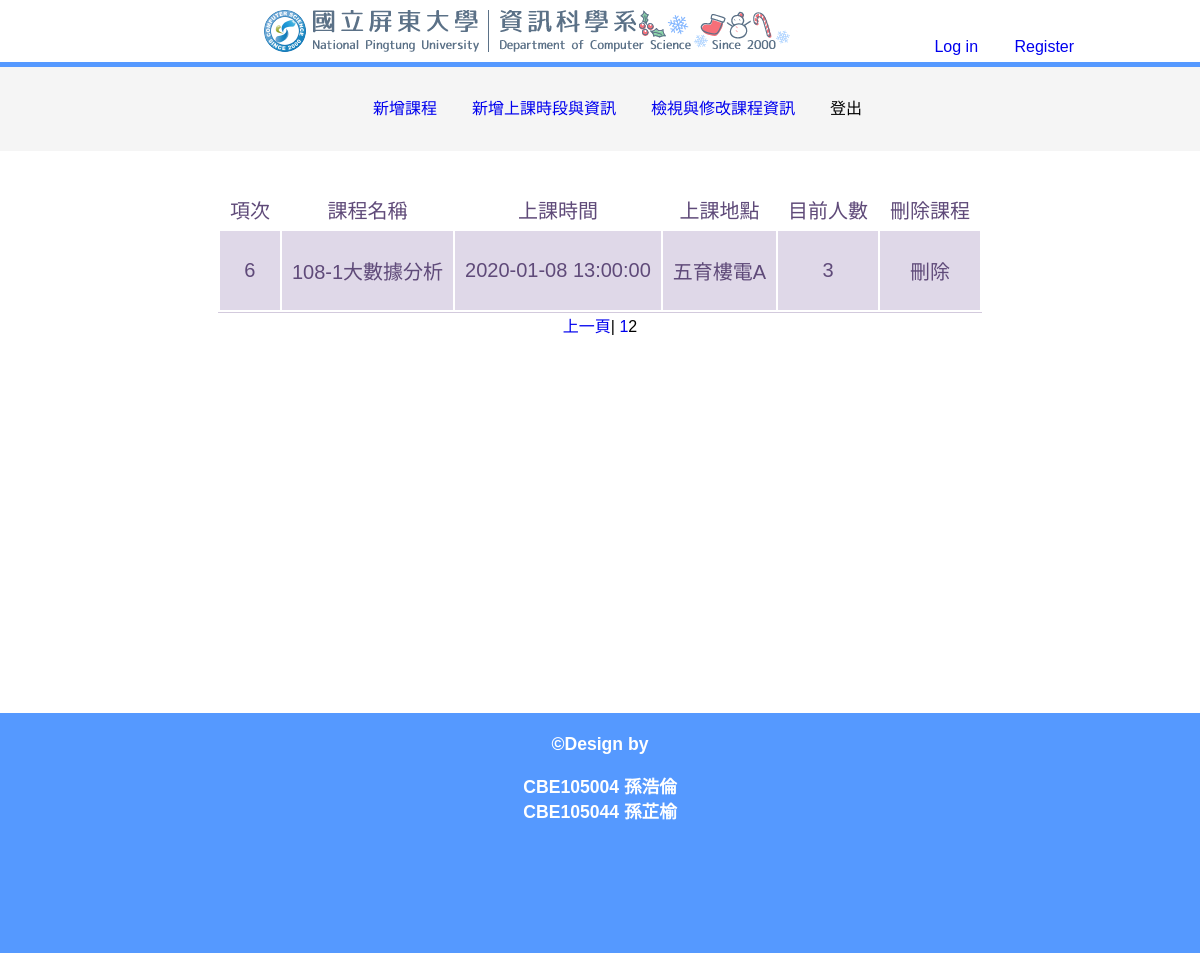
/ModCourse.php?Pages=2 (signed in), run on the app's committed database.
### tables this page shows
CREATE TABLE `courseinfo` (
  `no` int(50) NOT NULL,
  `cname` varchar(50) NOT NULL,
  `TAID` varchar(50) NOT NULL,
  `time` datetime NOT NULL,
  `place` varchar(50) NOT NULL,
  `amount` int(11) NOT NULL
);

### ModCourse.php (the view, shortened to what this page needs)
<!DOCTYPE html>
<html>
<head>
<link rel=stylesheet type="text/css" href="mycss3.css">
</head>
<body>
<?php
    $link = mysqli_connect("localhost", "root", "nptu", "db_ta");
	mysqli_query($link, 'SET NAMES utf8');
?>
<div class="pageHead">
		<img src="img/logoTitle.png" id="logoPic">
		<a href="login.php" id="login">Log in</a>
		<a href="register.php" id="register">Register</a>
	</div>
	<div id="menubar">
<div class="nav_area">
    <div class="nav">
	    <ul>
		    <li><a href="AddCourse.php">新增課程</a></li>
			<li><a href="AddTime.php">新增上課時段與資訊</a></li>
			<li><a href="ModCourse.php">檢視與修改課程資訊</a></li>
			<li onclick="logout()" style="cursor: pointer;">登出</li>
		</ul>
     </div>
</div>
	</div>
	<div class="constraint">
		<div class="DivClass2">
			<?php
			    $records_per_page = 5;
			    if(isset($_GET["Pages"])){
				    $pages = $_GET["Pages"];
			    }else{
				    $pages = 1;
			    }
				$sql = "select cname, time, place, amount from courseinfo where TAID = \"" . $_SESSION["ID"] . "\" order by time desc";
				$result = mysqli_query($link, $sql);
				$num = mysqli_num_fields($result);
			    $records_amount = mysqli_num_rows($result);
			    $total_pages = ceil($records_amount/$records_per_page);
			    $offset = ($pages - 1) * $records_per_page;
			    mysqli_data_seek($result, $offset);
			    $total = $offset + 1;
			    $j = 1;
				echo "<table class=\"Table\">";
				echo "<tr><td>項次</td><td>課程名稱</td><td>上課時間</td><td>上課地點</td><td>目前人數</td><td>刪除課程</td></tr>";
				while($row = mysqli_fetch_array($result) and $j <= $records_per_page){
					echo "<tr>";
					for($i = 0; $i < $num; $i++){
						if($i == 0){
							echo "<td>" . (string)($total) . "</td>";
						}
						echo "<td>" . $row[$i] . "</td>";
					}
					echo "<td><p style=\"cursor: pointer;\" onclick=\"delCourse('" . $_SESSION["ID"] . "'," . (string)($total) .")\">刪除</p></td></tr>";
					$total++;
					$j++;
				}
				echo "</table>";
				if($pages > 1){
				    echo "<a href='ModCourse.php?Pages=" . ($pages-1) ."'>上一頁</a>| ";
			    }
			    for($i = 1; $i <= $total_pages; $i++){
				    if($i != $pages){
					    echo "<a href='ModCourse.php?Pages=" . $i . "'>" . $i . "</a>";
				    }
				    else{
					    echo $i . "";
				    }
			    }
			?>
		</div>
	</div>
	<div id="pageBottom">
		<div>
			<br>©Design by
			<p>CBE105004 孫浩倫<br>CBE105044 孫芷榆</p>
		</div>
	</div>
</body>
</html>

### mycss3.css (style rules this page uses)
body { margin: 0; padding: 0; font-family: 微軟正黑體, Arial; }
a { text-decoration:none; }
.pageHead { padding-bottom: 10px; padding-top: 10px; background-color: white; width: 100%; height: 42px; }
.pageHead a { padding: 6px 16px; }
#logoPic { position: relative; left: 22%; width: 530px; height: 42px; }
#register { position: relative; left: 32%; }
#login { position: relative; left: 32%; }
#menubar { height: 46px; width: 100%; background-color: #F5F5F5; border-top: 5px solid; border-top-color: #5599FF; }
#pageBottom { height: 30%; width: 100%; background-color: #5599FF; color: #FFF; font-size: 1.1rem; text-align: center; clear: both; font-weight: bold; }

### ModCourse.php (style rules this page uses)
html { height : 100%; }
body { height : 100%; }
.DivClass2 { height:75%; width:100%; float:left; margin: 0 auto; display:inline-block; align-items:center; justify-content:center; vertical-align: middle; text-align: center; }
.nav_area { background-color: #f5f5f5; margin: 0 auto; padding: 10px 0 10px 0; overflow: hidden; }
.nav { position: relative; margin: 0 auto; max-width: 800px; display:flex; align-items:center; justify-content:center; }
.constraint { height : 75%; position: relative; margin: 0 auto; max-width: 800px; display:flex; align-items:center; justify-content:center; }
.nav ul { float: left; }
.nav li { margin: 0 20px 0 15px; font-size: 1rem; line-height: 2rem; float: left; }
ul, ul li { margin: 0; padding: 0; list-style: none; }
ul { display: block; list-style-type: disc; margin-block-start: 1em; margin-block-end: 1em; margin-inline-start: 0px; margin-inline-end: 0px; padding-inline-start: 40px; }
li { display: list-item; text-align: -webkit-match-parent; }
a { text-decoration : none; }
.Table tr { border-top-width: 1px; border-top-style: solid; border-top-color: rgb(211, 202, 221); }
.Table { border-bottom-width: 1px; border-bottom-style: solid; border-bottom-color: rgb(211, 202, 221); margin: 0 auto; text-align:center; table-layout: fixed; }
.Table td, .Table th { padding: 5px 10px; font-size: 20px; font-family: 微軟正黑體, Arial; color: rgb(95, 74, 121); }
.Table tr:nth-child(even) { background: rgb(223, 216, 232) }
.Table tr:nth-child(odd) { background: #FFF }

### data on the page
courseinfo: cname "108-1大數據分析", time "2020-01-08 13:00:00", place "五育樓電A", amount "3"
